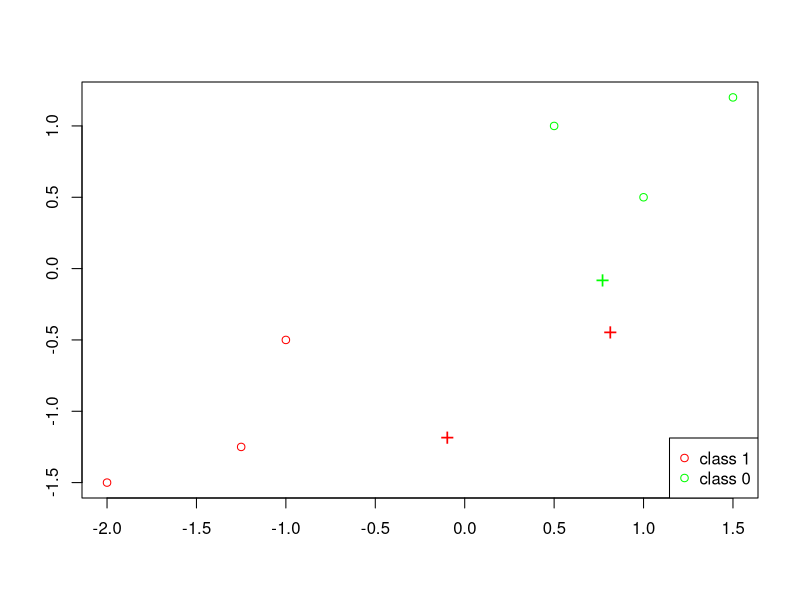

Reproduce this figure in R. (Note: this script raises an error after producing the figure.)




set.seed(235)

# import necessary libraries
library(class)

csize = 10
p = 2        
s_centers = 1
#s_x = 1
s_x = sqrt(1/10); 

m1 = matrix(rnorm(csize*p), csize, p)*s_centers + cbind( rep(0.5,csize), rep(0.5,csize) )
m0 = matrix(rnorm(csize*p), csize, p)*s_centers + cbind( rep(-0.5,csize), rep(-0.5,csize) )



n = 10
id1 = sample(1:csize, n, replace=TRUE)
id0 = sample(1:csize, n, replace=TRUE)  
traindata = matrix(rnorm(2*n*p), 2*n, p)*s_x + rbind(m1[id1,], m0[id0,])
dim(traindata)
Ytrain = rep(c(1, 0), each = n)

# Test sample of size 10,000

N = 50
# Allocate the n samples for class 1  to the 10 clusters
id1 = sample(1:csize, N, replace=TRUE)
# Allocate the n samples for class 1 to the 10 clusters
id0 = sample(1:csize, N, replace=TRUE)  
testdata = matrix(rnorm(2*N*p), 2*N, p)*s_x + rbind(m1[id1,], m0[id0,])
dim(testdata)
Ytest = rep(c(1, 0), each = N)

########## PART 2 TESTING ###########

euclidean_distance = function(point1, point2) {
  if (length(point1) == length(point2)) {
    return(sqrt(sum((point1 - point2)^2)))
  } else {
    stop('Vectors must be of the same length')
  }
}

csize=2
n=3
N=2
traindata = matrix(c(1.5,1.2,1.0,0.5,0.5,1.0,-1.25,-1.25,-1.0,-0.5,-2,-1.5), ncol=2, byrow=TRUE)
testdata = matrix(c(0,0,2,2), ncol=2, byrow=TRUE)
Ytrain = c(1,1,1,0,0,0)
Ytest = c(1,1)

plot(traindata[,1], traindata[,2], type="n", xlab="", ylab="")
points(traindata[1:n,1], traindata[1:n,2], col="green")
points(traindata[(n+1):(2*n),1], traindata[(n+1):(2*n),2], col="red")
points(m1[1:csize,1], m1[1:csize,2], pch="+", cex=1.5, col="green")
points(m0[1:csize,1], m0[1:csize,2], pch="+", cex=1.5, col="red");   
legend("bottomright", pch = c(1,1), col = c("red", "green"), legend = c("class 1", "class 0"))


knn_from_scratch = function(train, test, truth, k) {
  expanded_test_data = matrix(rep(test,each = nrow(train)), ncol=2)
  expanded_train_data = matrix(rep(t(train), times = nrow(test)), ncol=2, byrow = TRUE)
  # Repeat test rows to subtract from corresponding training rows
  
  train_less_test = expanded_train_data - expanded_test_data
  train_less_test_sum_squares = rowSums(train_less_test^2)
  neighbor_distances = matrix(sqrt(train_less_test_sum_squares),nrow=nrow(test), byrow=TRUE)
  # Take the sum of squares of the difference between test points from training points
  # Uses vector functionality to calculate each point's distance to neighbors
  
  nearest_neighbor_address = function(j) {
    nearest_unique = head(sort(unique(j)),k)

    frequencies = as.data.frame(table(j))
    duplicates = frequencies[frequencies$Freq > 1,]

    # for(num in nearest_unique) {
    #   tie_index=which(j %in% num)
    #   if(num %in% duplicates[,1]) {
    #     return_idx = sample(tie_index,1)
    #   } else {
    #     return_idx = tie_index
    #   }
    #   return_arr = append(return_arr,return_idx)
    # }
    
    get_nearest_indexes <- function(num) {
      tie_index=which(j %in% num)
      if(num %in% duplicates[,1]) {
        return_idx = sample(tie_index,1)
      } else {
        return_idx = tie_index
      }
      # return_arr = append(return_arr,return_idx)
      return(return_idx)
    }
    
    test = unlist(lapply(nearest_unique, get_nearest_indexes))
    print(test)
    
    return(test)
  }
  
  # Function to get k nearest neighbors (temp variable j for k)
  
  neighborhood_votes = apply(neighbor_distances, 1, nearest_neighbor_address)
  # Return address of each row's nearest neighbor
  
  neighborhood_votes_v = matrix(truth[neighborhood_votes], nrow=nrow(test), byrow=TRUE)
  # Collect votes from nearest neighbor
  
  determine_winner = function(point){
    if (sum(point) > k/2) {
      return(1)
    } else if (sum(point) < k/2) {
      return(0)
    } else {
      return(sample(0:1, 1))
    }
  }
  # Determine winner given votes of k nearest neighbors. Ties are broken randomly.
  
  predictions = apply(neighborhood_votes_v, 1, determine_winner)
  return(predictions)
}

print("k = 3")
baseline_test.pred = knn(traindata, testdata, Ytrain, k=3)
table(Ytest, baseline_test.pred)
implementation_test.pred = knn_from_scratch(traindata, testdata, Ytrain, k=3)
table(Ytest, implementation_test.pred)


# for(n in nearest) {
#   extra_k = extra_k + (sum(j == n) - 1)
# }

# my_do_something <- function(i) {
#   extra_k = extra_k + (sum(j == i) - 1)
# }
# 
# for (n in nearest) {
#   my_do_something(n)
# }
# 
# sapply(nearest, my_do_something)


j = c(0.8791893, 1.7848809, 0.8791893, 1.8745119, 2.3749307, 2.3526441, 3.176593, 1.1847304, 3.7154846, 1.7848809, 3.4136126, 2.7707655, 0.6056586, 2.7790663, 2.4914583, 2.6027233, 2.8103019, 2.4129525, 2.2555611, 2.2555611)
truth = c(1,0,0,1,0,1,1,1,0,0,0,0,1,1,0,1,0,1,0,1)
k = 3

# get the top k things
nearest_unique = head(sort(unique(j)),k)
nearest_unique

frequencies = as.data.frame(table(j))
dupes = frequencies[frequencies$Freq > 1,]
dupes

dupes[,1]

return_arr = c()

for(num in nearest_unique) {
  tie_index=which(j %in% num)
  if(num %in% dupes[,1]) {
    return_idx = sample(tie_index,1)
  } else {
    return_idx = tie_index
  }
  return_arr = append(return_arr,return_idx)
}

return_arr


# convert this bish

for (num in nearest_unique) {
  get_nearest_indexes(num)
}
  
get_nearest_indexes <- function(num) {
  tie_index=which(j %in% num)
  if(num %in% dupes[,1]) {
    return_idx = sample(tie_index,1)
  } else {
    return_idx = tie_index
  }
  # return_arr = append(return_arr,return_idx)
  return(return_idx)
}

# convert part 2
sapply(nearest_unique, get_nearest_indexes)



frequencies = as.data.frame(table(j))
dupes = frequencies[frequencies$Freq > 1,]
print(">>> dupes")
print(dupes)

for(i in 1:ncol(dupes)) {
  tie_distance = dupes[i,1]
  tie_index=which(j %in% tie_distance)
  
}


test_truth = c(0,1,1)
match(1,test_truth)

extra_k = 0
unique_j = unique(test)
nearest = head(sort(unique_j),3)

my_do_something <- function(i) {
  extra_k = extra_k + (sum(test == i) - 1)
}

blah = sum(sapply(nearest, my_do_something))
blah

which(c(0,1,2,2.2,1,5,2.2,3) %in% 2.2)

# 
# 
# # test_table = table(test)
# # dupes = test_table[test_table > 1]
# # no_dupes = unique(test)
# maxes = head(sort(no_dupes), 3)
# extra_k = 0
# for(max in maxes) {
#   extra_k = extra_k + (sum(test == max) - 1)
# }
# 
# extra_k

# eh = apply(maxes, 0, getsum)
# eh
# sum(test == 0.6056556)

# This gets indices of duplicated values
# which(duplicated(test) | duplicated(test, fromLast = TRUE))


# part 3

get_best_k = function(x, y) {
  
  # init variables for looping through k values
  max_k = 180
  fold_count = 10
  k_values = 1:max_k
  average_errors = rep(0, max_k)
  fold_size = floor(nrow(x) / fold_count)
  random_idx = sample(1:nrow(x))
  
  # loop through values of k, for each, calculate n-fold cv error
  for (k in k_values){
    # cumulative error for averaging out at the end
    error = 0
    
    for (fold in 1:fold_count){
      # calculate the index for train/validate for this fold 
      # do this by getting ordered idx (e.g. 1:10), then using that to get rand idx
      ordered_val_idx = ((fold - 1) * fold_size + 1) : (fold * fold_size)
      val_idx = random_idx[ordered_val_idx]
      
      # split data into train/val. Use negative index to exclude ones we don't want
      fold_train_x = x[-val_idx, ]
      fold_train_y = y[-val_idx]
      fold_val_x = x[val_idx, ]
      fold_val_y = y[val_idx]
      
      # Make prediction
      fold_predicted_y = knn(fold_train_x, fold_val_x, fold_train_y, k=k)
      
      # Sum the error
      error = error + sum(fold_predicted_y != fold_val_y)
    }
    
    # Add error to array to track
    average_errors[k] = error / fold_count
  }
  
  # uncomment to debug
  # plot(average_errors, xlab="k", ylab="Average error count", main="Error vs K")
  
  # Find lowest error (larger k breaks tie) which.max returns first, so reversing
  # array will get us last
  min_idx = length(average_errors) - which.min(rev(average_errors)) + 1
  min_error = average_errors[min_idx]
  best_k = k_values[min_idx]
  
  return(best_k)
}


best_k = get_best_k(traindata, Ytrain)
predicted = knn(traindata, testdata, Ytrain, k=best_k)
actual = Ytest
print(table(actual, predicted))

# Part 4 Bayes Rule

bayes_rule = function(x, s, m1, m0) {
  # x = x values 
  # s = sigma used to generate x
  # m0 = means of class 0 (for each center)
  # m1 - means of class 1 (for each center)
  
  # from assignment 1 (campuswire #36)
  
  # initialize variables for loop
  center_count = nrow(m1)
  numerator = rep(0, nrow(x))
  denominator  = rep(0, nrow(x))
  print(paste0("x ",x,"s ",s))
  print(paste0("center_count ",head(center_count),", numerator ",head(numerator),", denominator ",head(denominator)))
  
  # iterate through centers, and sum for each
  for(center in center_count){
    current_m1 = m1[center, ]
    current_m0 = m0[center, ]
    print(paste0("current_m1 ",current_m1," current_m0 ",current_m0))
    
    # get norm of each row
    m1_norm = apply(x - current_m1, 1, function(row) sqrt(sum(row^2)))
    m0_norm = apply(x - current_m0, 1, function(row) sqrt(sum(row^2)))
    
    # calculate numerator and denominator portions for each center
    numerator = sum(exp(-m1_norm / (2 * s^2)))
    denominator = sum(exp(-m0_norm / (2 * s^2)))
  }
  
  # return 1 if numerator is bigger else 0
  
  return(as.numeric(numerator >= denominator))
}


predicted = bayes_rule(testdata, s_x, m1, m0)
actual = Ytest
print(table(actual, predicted))


m0=matrix(c(1.0,1.0,1.5,2), ncol=2, byrow=TRUE)
m1=matrix(c(-1.0,-1.0,-.5,-.25), ncol=2, byrow=TRUE)
m0
m1
x=testdata
s=s_x

x=matrix(c(.5,.75,2,3,-.25,0), ncol=2, byrow=TRUE)
s=s_x
x
s
# from assignment 1 (campuswire #36)

# initialize variables for loop
center_count = nrow(m1)
numerator = rep(0, nrow(x))
denominator  = rep(0, nrow(x))
print(x)
print(s)
print(paste0("center_count ",head(center_count),", numerator ",head(numerator),", denominator ",head(denominator)))


for(center in 1:center_count){
  #for(center in 1){
  center=1
  print(paste0("center ",center))
  current_m1 = m1[center, ]
  current_m0 = m0[center, ]
  #print(paste0("current_m1 ",current_m1," current_m0 ",current_m0))
  
  print(paste0("current_m0 ",current_m0))
  print(paste0("current_m1 ",current_m1))
  
  # get norm of each row
  m1_norm = apply(x - current_m1, 1, function(row) sqrt(sum(row^2)))
  m0_norm = apply(x - current_m0, 1, function(row) sqrt(sum(row^2)))
  
  #print(paste0("m1_norm ",m1_norm, "m0_norm ",m0_norm))
  print(x)
  print(paste0("m0_norm ",m0_norm))
  print(paste0("m1_norm ",m1_norm))
  
  print("numerator ")
  print(numerator)
  print(" denominator ")
  print(denominator)
  
  # calculate numerator and denominator portions for each center
  denominator = denominator + exp(-m1_norm/(2 * s^2))
  numerator = numerator + exp(-m0_norm / (2 * s^2))
  
  
  #numerator = sum(exp(-m1_norm / (2 * s^2)))
  #denominator = sum(exp(-m0_norm / (2 * s^2)))
  print(center)
  print("numerator ")
  print(numerator)
  print(" denominator ")
  print(denominator)
  print(as.numeric(numerator >= denominator))
}
print("numerator ")
print(numerator)
print(" denominator ")
print(denominator)
print(as.numeric(numerator >= denominator))
